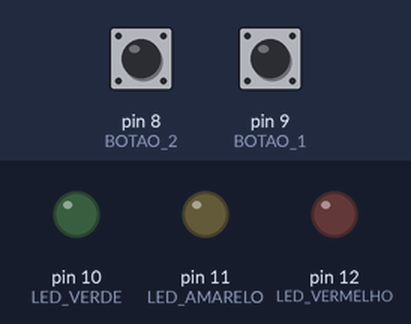
A sketch run on a simulated Arduino Uno, built with avr-gcc and run on an emulated ATmega328P. On the bench: output pins drawn as LEDs (lit = HIGH). Inputs (shaded band) come from the test bench; at power-on: pin 9 (BOTAO_1) LOW, pin 8 (BOTAO_2) LOW.

Above: at 1.2 s.
1.3 s: pin 9 (BOTAO_1) pulled HIGH for 0.15 s
At 2.5 s:
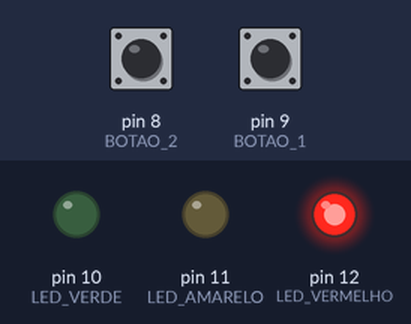
2.9 s: pin 8 (BOTAO_2) pulled HIGH for 0.15 s
At 3.8 s:
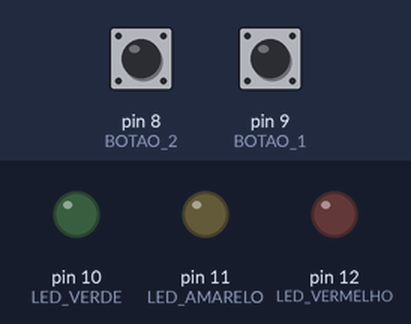
4.5 s: pin 9 (BOTAO_1) pulled HIGH for 1 s
At 5.1 s:
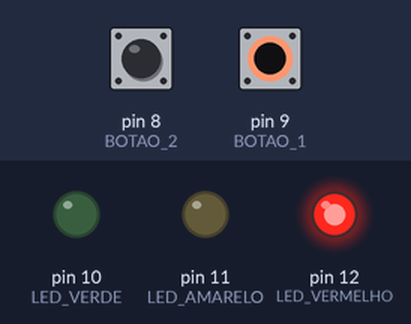
Timing chart, 0 to 7.5 s (numbered marks = the images above; inputs shaded):
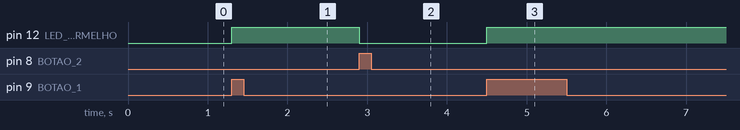

The sketch:

prog03.ino
```cpp
const int LED_VERDE=10;
const int LED_AMARELO=11;
const int LED_VERMELHO=12;
const int BOTAO_1=9;
const int BOTAO_2=8;

void setup()
{
  pinMode(LED_VERMELHO, OUTPUT);
  pinMode(LED_AMARELO, OUTPUT);
  pinMode(LED_VERDE, OUTPUT);
  pinMode(BOTAO_1, INPUT);
  pinMode(BOTAO_2, INPUT);
}

void loop()
{
  if (digitalRead(BOTAO_1) == HIGH)
    digitalWrite(LED_VERMELHO, HIGH);
    else if(digitalRead(BOTAO_2) == HIGH)
    digitalWrite(LED_VERMELHO, LOW);
}
```

Measured:
- after the input at 1.3 s, pin 12 (LED_VERMELHO): LOW → HIGH at once
- after the input at 2.9 s, pin 12 (LED_VERMELHO): HIGH → LOW at once
- after the input at 4.5 s, pin 12 (LED_VERMELHO): LOW → HIGH at once
